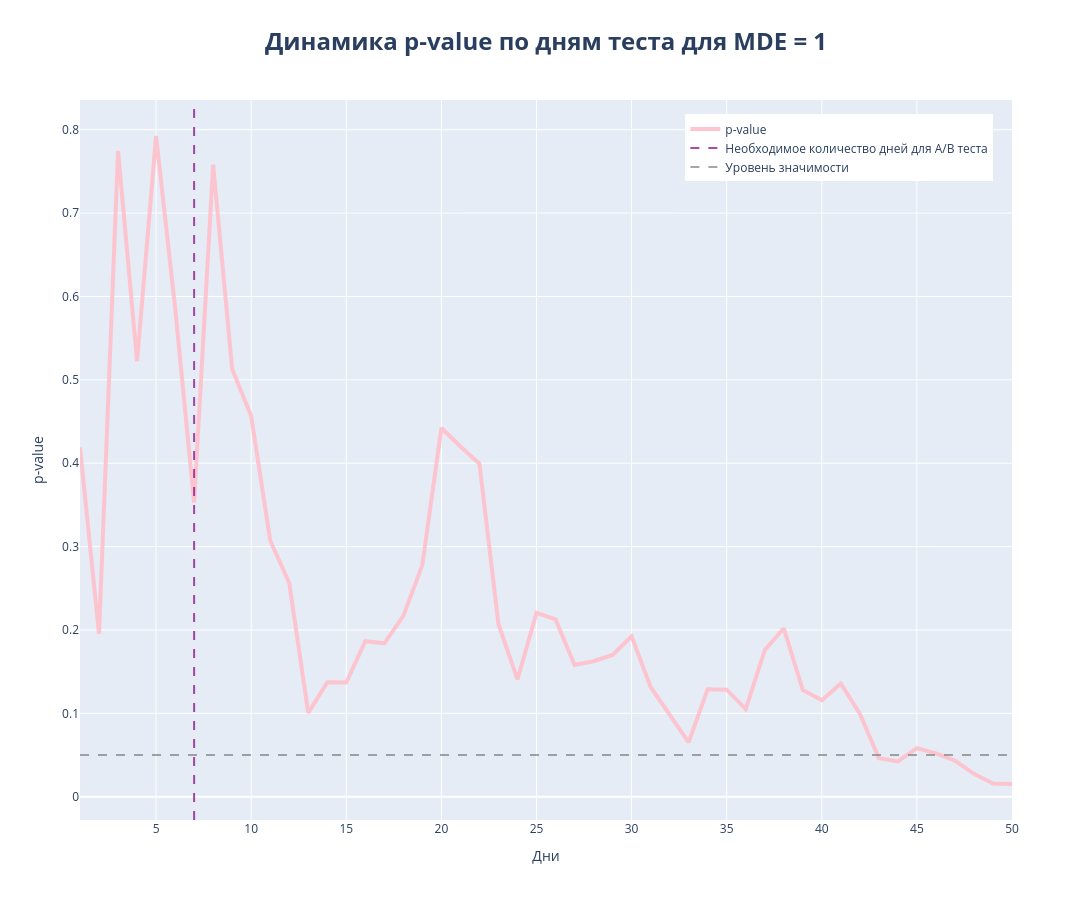

The code cell stored with this chart in its notebook:
### Code cell
fig = go.Figure()
fig.add_trace(go.Scatter(
    x=df_ab_6['День'], 
    y=df_ab_6['p-value'],
    name='p-value',
    line=dict(color='pink', width=4),
    opacity=0.9
))


fig.add_vline(
    x=7,
    line=dict(
        color='purple',
        width=2,
        dash='dash'  
    ),
    opacity=0.7,
    name='Необходимое количество дней для A/B теста',
    showlegend=True
)

fig.add_hline(
    y=0.05,
    line=dict(
        color='grey',
        width=2,
        dash='dash'  
    ),
    opacity=0.7,
    name='Уровень значимости',
    showlegend=True
)

fig.update_layout(
    title=dict(
        text='<b>Динамика p-value по дням теста для MDE = 1</b>',
        font=dict(size=24),
        x=0.5
    ),
    xaxis=dict(title='Дни'),
    yaxis=dict(title='p-value'),
    legend=dict(
        #title=dict(text='<b>Группы</b>'),
        x=0.98,      
        y=0.98,      
        xanchor='right',  
        yanchor='top'     
    ),
    hovermode='x unified',
    width=1600,
    height=900
)

fig.show()

### Figure 1 — Plotly figure (JSON) as saved in the notebook; plotly's stock layout.template omitted (floating-point values rounded to 4 significant figures)
{"data": [{"line": {"color": "pink", "width": 4}, "name": "p-value", "opacity": 0.9, "type": "scatter", "x": [1, 2, 3, 4, 5, 6, 7, 8, 9, 10, 11, 12, 13, 14, 15, 16, 17, 18, 19, 20, 21, 22, 23, 24, 25, 26, 27, 28, 29, 30, 31, 32, 33, 34, 35, 36, 37, 38, 39, 40, 41, 42, 43, 44, 45, 46, 47, 48, 49, 50], "y": [0.419, 0.1954, 0.7745, 0.5223, 0.7924, 0.5868, 0.3529, 0.758, 0.513, 0.4565, 0.3073, 0.2564, 0.1006, 0.1372, 0.137, 0.1865, 0.1841, 0.2169, 0.2781, 0.4422, 0.42, 0.3994, 0.207, 0.1407, 0.2205, 0.2128, 0.158, 0.1625, 0.1701, 0.1926, 0.1317, 0.09951, 0.06538, 0.129, 0.1285, 0.1052, 0.1757, 0.202, 0.1281, 0.1157, 0.1357, 0.09966, 0.04624, 0.04232, 0.05832, 0.05194, 0.04345, 0.02747, 0.01598, 0.01533]}], "layout": {"height": 900, "hovermode": "x unified", "legend": {"x": 0.98, "xanchor": "right", "y": 0.98, "yanchor": "top"}, "shapes": [{"line": {"color": "purple", "dash": "dash", "width": 2}, "name": "Необходимое количество дней для A/B теста", "opacity": 0.7, "showlegend": true, "type": "line", "x0": 7, "x1": 7, "xref": "x", "y0": 0, "y1": 1, "yref": "y domain"}, {"line": {"color": "grey", "dash": "dash", "width": 2}, "name": "Уровень значимости", "opacity": 0.7, "showlegend": true, "type": "line", "x0": 0, "x1": 1, "xref": "x domain", "y0": 0.05, "y1": 0.05, "yref": "y"}], "title": {"font": {"size": 24}, "text": "<b>Динамика p-value по дням теста для MDE = 1</b>", "x": 0.5}, "width": 1600, "xaxis": {"title": {"text": "Дни"}}, "yaxis": {"title": {"text": "p-value"}}}}
